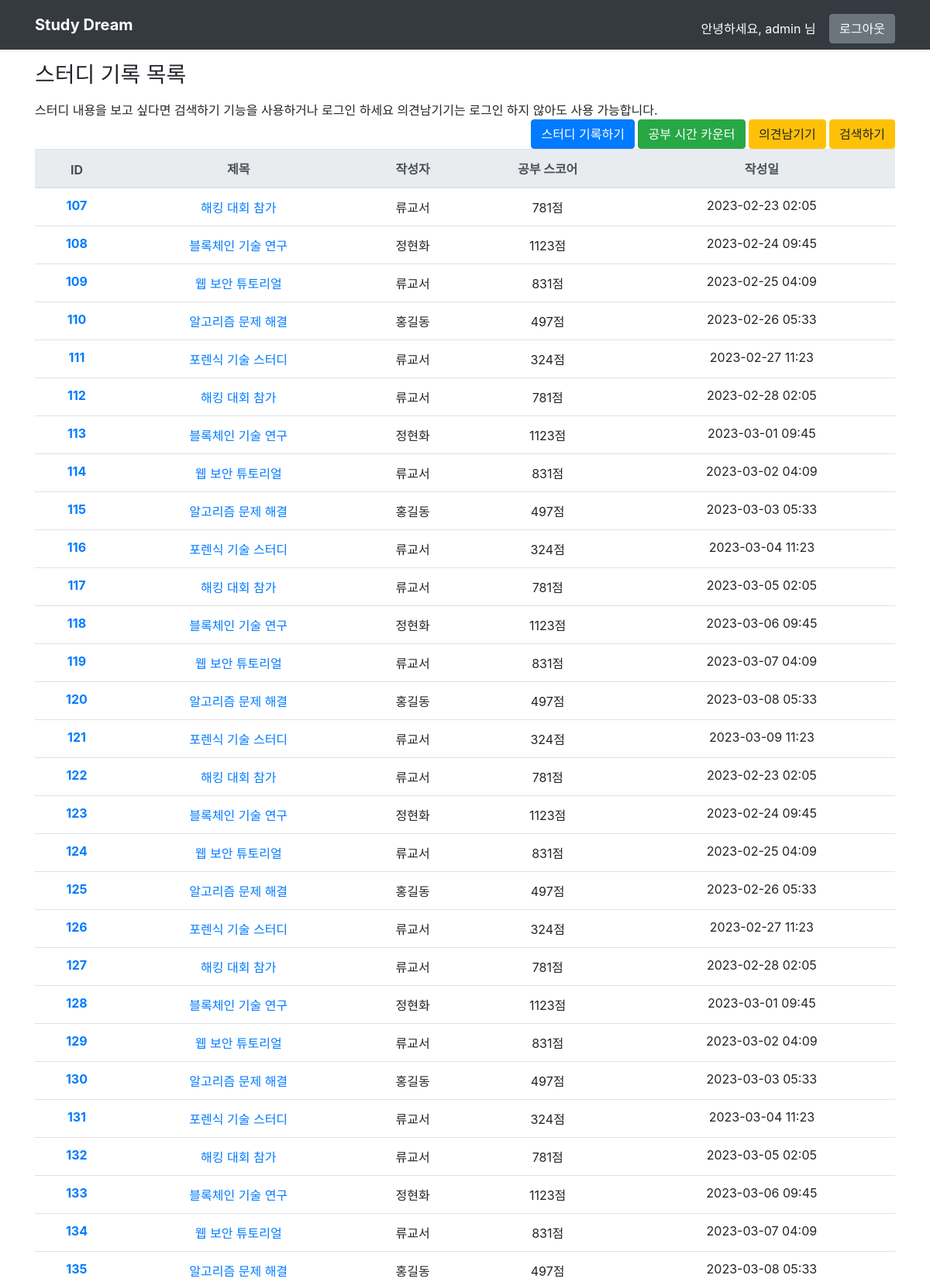
Screenshot of /list_page/ (signed in, upper part) with the database file from the repository.
### app_study_dream/models.py (models this page shows, shortened)
class Board(models.Model):
    author = models.CharField(max_length=10, null=False, blank=False)
    title = models.CharField(max_length=100, null=False, blank=False)
    content = models.TextField(null=False)
    created_date = models.DateTimeField(auto_now_add=True)
    modified_date = models.DateTimeField(auto_now=True)
    record_score = models.IntegerField(default='', null=False)

### app_study_dream/views.py (the view)
# urls.py: path('list_page/', views.list_page, name='list_page'), # 로그인 성공 시, settings.py 에서 지정한 LOGIN_REDIRECT_URL 인 list_page/ 로 이동시 나오는 url 설정
def list_page(request):
    boards = {'boards': Board.objects.all()}
    return render(request, 'list.html', boards)

### templates/list.html (shortened to what this page needs)
{% load static %}
<html lang="ko">
<head>
    <link rel="stylesheet" href="{% static 'bootstrap/css/bootstrap.min.css' %}"/>
</head>
<body>
<header>
    <nav class="navbar navbar-dark bg-dark shadow-sm mb-3">
        <div class="container d-flex justify-content-between">
            <a href="/" class="navbar-brand d-flex align-items-center">
                <strong>Study Dream</strong>
                <div class="row">
                    <div class="col-auto">
                        {% if user.is_authenticated %}
                            <a class="btn btn-dark" role="button">안녕하세요, {{ user.username }} 님</a>
                            <a class="btn btn-secondary" href="{% url 'logout' %}" role="button">로그아웃</a>
                        {% else %}
                            <a class="btn btn-dark" role="button">반갑습니다! 더 많은 서비스를 이용하기 위해서는 로그인하세요!</a>
                            <a class="btn btn-info" href="{% url 'login' %}" role="button">로그인하기</a>
                        {% endif %}
                    </div>
                </div>
            </a>
        </div>
    </nav>
</header>
<div class="container">
    <h3 class="mb-3">스터디 기록 목록</h3>
    <h7 class="mb-13">스터디 내용을 보고 싶다면 검색하기 기능을 사용하거나 로그인 하세요  의견남기기는 로그인 하지 않아도 사용 가능합니다.</h7>
    <div class="row">
        <div class="col-auto mr-auto"></div>
        <div class="col-auto">
            <a class="btn btn-primary" href="/write_post" role="button">스터디 기록하기</a>
            <a class="btn btn-success" href="/ping_counter" role="button">공부 시간 카운터</a>
            <a class="btn btn-warning" href="{% url 'comment_view' %}" role="button">의견남기기</a>
            <a class="btn btn-warning" href="{% url 'search' %}" role="button">검색하기</a>
        </div>
    </div>
    <table class="table">
        <thead class="thead-light">
        <tr class="text-center">
            <th scope="col">ID</th>
            <th scope="col">제목</th>
            <th scope="col">작성자</th>
            <th scope="col">공부 스코어</th>
            <th scope="col">작성일</th>
        </tr>
        </thead>
        <tbody>
        {% for board in boards %}
        <tr class="text-center">
            <th scope="row">
                <a href="/post/{{ board.id }}">
                    <span>{{ board.id }}</span>
                </a>
            </th>
            <td>
                <a href="/post/{{ board.id }}">
                    <span>{{ board.title }}</span>
                </a>
            </td>
            <td>
                <span>{{ board.author }}</span>
            </td>
            <td>
                <span>{{ board.record_score }}</span>
            </td>
            <td>
                <span>{{ board.created_date | date:"Y-m-d h:i" }}</span>
            </td>
        </tr>
        {% endfor %}
        </tbody>
    </table>
</div>
</body>
</html>

### rows the page displays
Board: id "107", title "해킹 대회 참가", author "류교서", record_score "781점", created_date "2023-02-23 02:05"
Board: id "108", title "블록체인 기술 연구", author "정현화", record_score "1123점", created_date "2023-02-24 09:45"
Board: id "109", title "웹 보안 튜토리얼", author "류교서", record_score "831점", created_date "2023-02-25 04:09"
Board: id "110", title "알고리즘 문제 해결", author "홍길동", record_score "497점", created_date "2023-02-26 05:33"
Board: id "111", title "포렌식 기술 스터디", author "류교서", record_score "324점", created_date "2023-02-27 11:23"
Board: id "112", title "해킹 대회 참가", author "류교서", record_score "781점", created_date "2023-02-28 02:05"
Board: id "113", title "블록체인 기술 연구", author "정현화", record_score "1123점", created_date "2023-03-01 09:45"
Board: id "114", title "웹 보안 튜토리얼", author "류교서", record_score "831점", created_date "2023-03-02 04:09"
Board: id "115", title "알고리즘 문제 해결", author "홍길동", record_score "497점", created_date "2023-03-03 05:33"
Board: id "116", title "포렌식 기술 스터디", author "류교서", record_score "324점", created_date "2023-03-04 11:23"
Board: id "117", title "해킹 대회 참가", author "류교서", record_score "781점", created_date "2023-03-05 02:05"
Board: id "118", title "블록체인 기술 연구", author "정현화", record_score "1123점", created_date "2023-03-06 09:45"
Board: id "119", title "웹 보안 튜토리얼", author "류교서", record_score "831점", created_date "2023-03-07 04:09"
Board: id "120", title "알고리즘 문제 해결", author "홍길동", record_score "497점", created_date "2023-03-08 05:33"
Board: id "121", title "포렌식 기술 스터디", author "류교서", record_score "324점", created_date "2023-03-09 11:23"
Board: id "122", title "해킹 대회 참가", author "류교서", record_score "781점", created_date "2023-02-23 02:05"
Board: id "123", title "블록체인 기술 연구", author "정현화", record_score "1123점", created_date "2023-02-24 09:45"
Board: id "124", title "웹 보안 튜토리얼", author "류교서", record_score "831점", created_date "2023-02-25 04:09"
Board: id "125", title "알고리즘 문제 해결", author "홍길동", record_score "497점", created_date "2023-02-26 05:33"
Board: id "126", title "포렌식 기술 스터디", author "류교서", record_score "324점", created_date "2023-02-27 11:23"
Board: id "127", title "해킹 대회 참가", author "류교서", record_score "781점", created_date "2023-02-28 02:05"
Board: id "128", title "블록체인 기술 연구", author "정현화", record_score "1123점", created_date "2023-03-01 09:45"
Board: id "129", title "웹 보안 튜토리얼", author "류교서", record_score "831점", created_date "2023-03-02 04:09"
Board: id "130", title "알고리즘 문제 해결", author "홍길동", record_score "497점", created_date "2023-03-03 05:33"
Board: id "131", title "포렌식 기술 스터디", author "류교서", record_score "324점", created_date "2023-03-04 11:23"
Board: id "132", title "해킹 대회 참가", author "류교서", record_score "781점", created_date "2023-03-05 02:05"
Board: id "133", title "블록체인 기술 연구", author "정현화", record_score "1123점", created_date "2023-03-06 09:45"
Board: id "134", title "웹 보안 튜토리얼", author "류교서", record_score "831점", created_date "2023-03-07 04:09"
Board: id "135", title "알고리즘 문제 해결", author "홍길동", record_score "497점", created_date "2023-03-08 05:33"

### other values shown
{{ user.username }} "admin"
